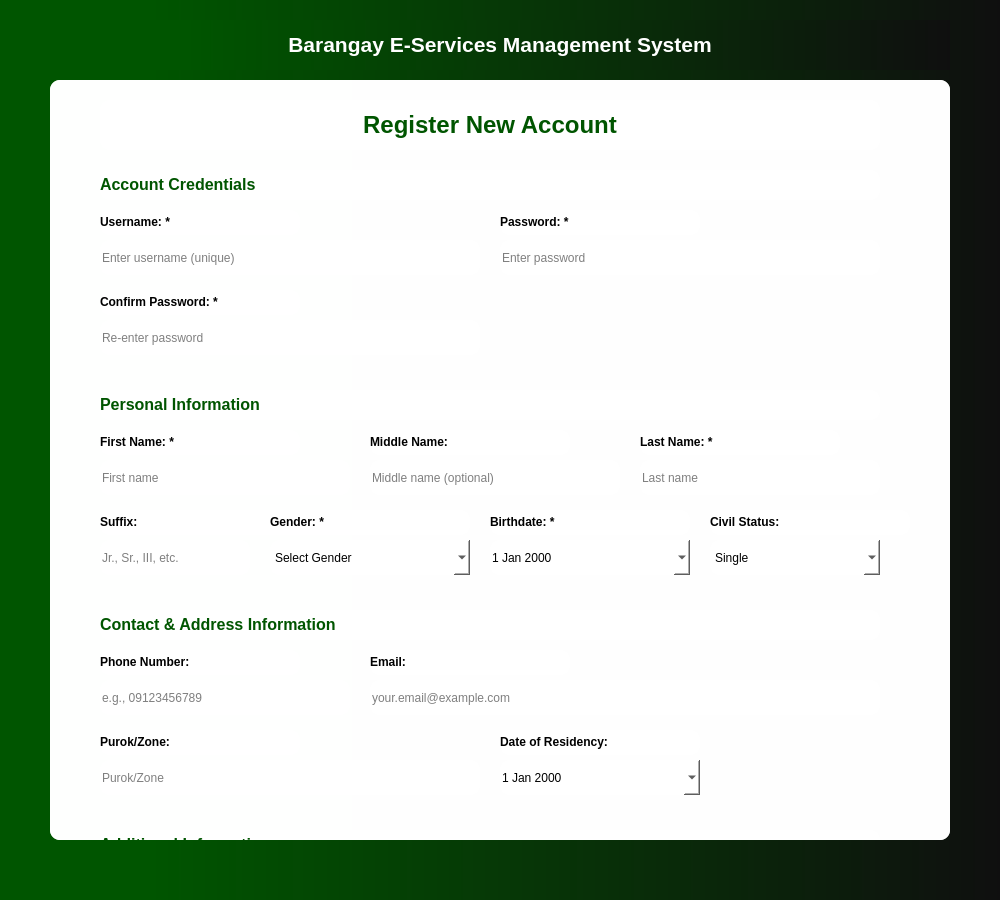
<?xml version="1.0" encoding="UTF-8"?>
<ui version="4.0">
 <class>RegisterDialog</class>
 <widget class="QDialog" name="RegisterDialog">
  <property name="geometry">
   <rect>
    <x>0</x>
    <y>0</y>
    <width>1000</width>
    <height>900</height>
   </rect>
  </property>
  <property name="windowTitle">
   <string>Register New Account — Barangay E-Services</string>
  </property>
  <property name="styleSheet">
   <string notr="true">background-color: qlineargradient(spread:pad, x1:0, y1:0, x2:1, y2:0, stop:0.149254 rgba(0, 85, 0, 255), stop:1 rgba(15, 15, 15, 255));</string>
  </property>
  
  <!-- Main Container with Scroll Area -->
  <widget class="QScrollArea" name="scrollArea">
   <property name="geometry">
    <rect>
     <x>50</x>
     <y>80</y>
     <width>900</width>
     <height>760</height>
    </rect>
   </property>
   <property name="widgetResizable">
    <bool>true</bool>
   </property>
   <property name="styleSheet">
    <string notr="true">background-color: rgba(255, 255, 255, 0.95); border-radius: 10px;</string>
   </property>
   <widget class="QWidget" name="scrollAreaWidgetContents">
    <property name="geometry">
     <rect>
      <x>0</x>
      <y>0</y>
      <width>880</width>
      <height>1400</height>
     </rect>
    </property>
    
    <!-- Title -->
    <widget class="QLabel" name="labelTitle">
     <property name="geometry">
      <rect>
       <x>50</x>
       <y>20</y>
       <width>780</width>
       <height>50</height>
      </rect>
     </property>
     <property name="font">
      <font>
       <pointsize>18</pointsize>
       <weight>75</weight>
       <bold>true</bold>
      </font>
     </property>
     <property name="text">
      <string>&lt;html&gt;&lt;head/&gt;&lt;body&gt;&lt;p align="center"&gt;&lt;span style=" color:#005500;"&gt;Register New Account&lt;/span&gt;&lt;/p&gt;&lt;/body&gt;&lt;/html&gt;</string>
     </property>
    </widget>
    
    <!-- SECTION 1: Account Credentials -->
    <widget class="QLabel" name="labelSection1">
     <property name="geometry">
      <rect>
       <x>50</x>
       <y>90</y>
       <width>780</width>
       <height>30</height>
      </rect>
     </property>
     <property name="font">
      <font>
       <pointsize>12</pointsize>
       <weight>75</weight>
       <bold>true</bold>
      </font>
     </property>
     <property name="text">
      <string>&lt;html&gt;&lt;head/&gt;&lt;body&gt;&lt;p&gt;&lt;span style=" color:#005500;"&gt;Account Credentials&lt;/span&gt;&lt;/p&gt;&lt;/body&gt;&lt;/html&gt;</string>
     </property>
    </widget>
    
    <!-- Username -->
    <widget class="QLabel" name="labelUsername">
     <property name="geometry">
      <rect>
       <x>50</x>
       <y>130</y>
       <width>200</width>
       <height>25</height>
      </rect>
     </property>
     <property name="text">
      <string>&lt;html&gt;&lt;head/&gt;&lt;body&gt;&lt;p&gt;&lt;span style=" font-weight:600;"&gt;Username: *&lt;/span&gt;&lt;/p&gt;&lt;/body&gt;&lt;/html&gt;</string>
     </property>
    </widget>
    <widget class="QLineEdit" name="inputUsername">
     <property name="geometry">
      <rect>
       <x>50</x>
       <y>160</y>
       <width>380</width>
       <height>35</height>
      </rect>
     </property>
     <property name="placeholderText">
      <string>Enter username (unique)</string>
     </property>
    </widget>
    
    <!-- Password -->
    <widget class="QLabel" name="labelPassword">
     <property name="geometry">
      <rect>
       <x>450</x>
       <y>130</y>
       <width>200</width>
       <height>25</height>
      </rect>
     </property>
     <property name="text">
      <string>&lt;html&gt;&lt;head/&gt;&lt;body&gt;&lt;p&gt;&lt;span style=" font-weight:600;"&gt;Password: *&lt;/span&gt;&lt;/p&gt;&lt;/body&gt;&lt;/html&gt;</string>
     </property>
    </widget>
    <widget class="QLineEdit" name="inputPassword">
     <property name="geometry">
      <rect>
       <x>450</x>
       <y>160</y>
       <width>380</width>
       <height>35</height>
      </rect>
     </property>
     <property name="echoMode">
      <enum>QLineEdit::Password</enum>
     </property>
     <property name="placeholderText">
      <string>Enter password</string>
     </property>
    </widget>
    
    <!-- Confirm Password -->
    <widget class="QLabel" name="labelConfirmPassword">
     <property name="geometry">
      <rect>
       <x>50</x>
       <y>210</y>
       <width>200</width>
       <height>25</height>
      </rect>
     </property>
     <property name="text">
      <string>&lt;html&gt;&lt;head/&gt;&lt;body&gt;&lt;p&gt;&lt;span style=" font-weight:600;"&gt;Confirm Password: *&lt;/span&gt;&lt;/p&gt;&lt;/body&gt;&lt;/html&gt;</string>
     </property>
    </widget>
    <widget class="QLineEdit" name="inputConfirmPassword">
     <property name="geometry">
      <rect>
       <x>50</x>
       <y>240</y>
       <width>380</width>
       <height>35</height>
      </rect>
     </property>
     <property name="echoMode">
      <enum>QLineEdit::Password</enum>
     </property>
     <property name="placeholderText">
      <string>Re-enter password</string>
     </property>
    </widget>
    
    <!-- SECTION 2: Personal Information -->
    <widget class="QLabel" name="labelSection2">
     <property name="geometry">
      <rect>
       <x>50</x>
       <y>310</y>
       <width>780</width>
       <height>30</height>
      </rect>
     </property>
     <property name="font">
      <font>
       <pointsize>12</pointsize>
       <weight>75</weight>
       <bold>true</bold>
      </font>
     </property>
     <property name="text">
      <string>&lt;html&gt;&lt;head/&gt;&lt;body&gt;&lt;p&gt;&lt;span style=" color:#005500;"&gt;Personal Information&lt;/span&gt;&lt;/p&gt;&lt;/body&gt;&lt;/html&gt;</string>
     </property>
    </widget>
    
    <!-- First Name -->
    <widget class="QLabel" name="labelFirstName">
     <property name="geometry">
      <rect>
       <x>50</x>
       <y>350</y>
       <width>200</width>
       <height>25</height>
      </rect>
     </property>
     <property name="text">
      <string>&lt;html&gt;&lt;head/&gt;&lt;body&gt;&lt;p&gt;&lt;span style=" font-weight:600;"&gt;First Name: *&lt;/span&gt;&lt;/p&gt;&lt;/body&gt;&lt;/html&gt;</string>
     </property>
    </widget>
    <widget class="QLineEdit" name="inputFirstName">
     <property name="geometry">
      <rect>
       <x>50</x>
       <y>380</y>
       <width>250</width>
       <height>35</height>
      </rect>
     </property>
     <property name="placeholderText">
      <string>First name</string>
     </property>
    </widget>
    
    <!-- Middle Name -->
    <widget class="QLabel" name="labelMiddleName">
     <property name="geometry">
      <rect>
       <x>320</x>
       <y>350</y>
       <width>200</width>
       <height>25</height>
      </rect>
     </property>
     <property name="text">
      <string>&lt;html&gt;&lt;head/&gt;&lt;body&gt;&lt;p&gt;&lt;span style=" font-weight:600;"&gt;Middle Name:&lt;/span&gt;&lt;/p&gt;&lt;/body&gt;&lt;/html&gt;</string>
     </property>
    </widget>
    <widget class="QLineEdit" name="inputMiddleName">
     <property name="geometry">
      <rect>
       <x>320</x>
       <y>380</y>
       <width>250</width>
       <height>35</height>
      </rect>
     </property>
     <property name="placeholderText">
      <string>Middle name (optional)</string>
     </property>
    </widget>
    
    <!-- Last Name -->
    <widget class="QLabel" name="labelLastName">
     <property name="geometry">
      <rect>
       <x>590</x>
       <y>350</y>
       <width>200</width>
       <height>25</height>
      </rect>
     </property>
     <property name="text">
      <string>&lt;html&gt;&lt;head/&gt;&lt;body&gt;&lt;p&gt;&lt;span style=" font-weight:600;"&gt;Last Name: *&lt;/span&gt;&lt;/p&gt;&lt;/body&gt;&lt;/html&gt;</string>
     </property>
    </widget>
    <widget class="QLineEdit" name="inputLastName">
     <property name="geometry">
      <rect>
       <x>590</x>
       <y>380</y>
       <width>240</width>
       <height>35</height>
      </rect>
     </property>
     <property name="placeholderText">
      <string>Last name</string>
     </property>
    </widget>
    
    <!-- Suffix -->
    <widget class="QLabel" name="labelSuffix">
     <property name="geometry">
      <rect>
       <x>50</x>
       <y>430</y>
       <width>200</width>
       <height>25</height>
      </rect>
     </property>
     <property name="text">
      <string>&lt;html&gt;&lt;head/&gt;&lt;body&gt;&lt;p&gt;&lt;span style=" font-weight:600;"&gt;Suffix:&lt;/span&gt;&lt;/p&gt;&lt;/body&gt;&lt;/html&gt;</string>
     </property>
    </widget>
    <widget class="QLineEdit" name="inputSuffix">
     <property name="geometry">
      <rect>
       <x>50</x>
       <y>460</y>
       <width>150</width>
       <height>35</height>
      </rect>
     </property>
     <property name="placeholderText">
      <string>Jr., Sr., III, etc.</string>
     </property>
    </widget>
    
    <!-- Gender -->
    <widget class="QLabel" name="labelGender">
     <property name="geometry">
      <rect>
       <x>220</x>
       <y>430</y>
       <width>200</width>
       <height>25</height>
      </rect>
     </property>
     <property name="text">
      <string>&lt;html&gt;&lt;head/&gt;&lt;body&gt;&lt;p&gt;&lt;span style=" font-weight:600;"&gt;Gender: *&lt;/span&gt;&lt;/p&gt;&lt;/body&gt;&lt;/html&gt;</string>
     </property>
    </widget>
    <widget class="QComboBox" name="comboGender">
     <property name="geometry">
      <rect>
       <x>220</x>
       <y>460</y>
       <width>200</width>
       <height>35</height>
      </rect>
     </property>
     <item>
      <property name="text">
       <string>Select Gender</string>
      </property>
     </item>
     <item>
      <property name="text">
       <string>Male</string>
      </property>
     </item>
     <item>
      <property name="text">
       <string>Female</string>
      </property>
     </item>
     <item>
      <property name="text">
       <string>Other</string>
      </property>
     </item>
    </widget>
    
    <!-- Birthdate -->
    <widget class="QLabel" name="labelBirthdate">
     <property name="geometry">
      <rect>
       <x>440</x>
       <y>430</y>
       <width>200</width>
       <height>25</height>
      </rect>
     </property>
     <property name="text">
      <string>&lt;html&gt;&lt;head/&gt;&lt;body&gt;&lt;p&gt;&lt;span style=" font-weight:600;"&gt;Birthdate: *&lt;/span&gt;&lt;/p&gt;&lt;/body&gt;&lt;/html&gt;</string>
     </property>
    </widget>
    <widget class="QDateEdit" name="dateBirthdate">
     <property name="geometry">
      <rect>
       <x>440</x>
       <y>460</y>
       <width>200</width>
       <height>35</height>
      </rect>
     </property>
     <property name="calendarPopup">
      <bool>true</bool>
     </property>
    </widget>
    
    <!-- Civil Status -->
    <widget class="QLabel" name="labelCivilStatus">
     <property name="geometry">
      <rect>
       <x>660</x>
       <y>430</y>
       <width>200</width>
       <height>25</height>
      </rect>
     </property>
     <property name="text">
      <string>&lt;html&gt;&lt;head/&gt;&lt;body&gt;&lt;p&gt;&lt;span style=" font-weight:600;"&gt;Civil Status:&lt;/span&gt;&lt;/p&gt;&lt;/body&gt;&lt;/html&gt;</string>
     </property>
    </widget>
    <widget class="QComboBox" name="comboCivilStatus">
     <property name="geometry">
      <rect>
       <x>660</x>
       <y>460</y>
       <width>170</width>
       <height>35</height>
      </rect>
     </property>
     <item>
      <property name="text">
       <string>Single</string>
      </property>
     </item>
     <item>
      <property name="text">
       <string>Married</string>
      </property>
     </item>
     <item>
      <property name="text">
       <string>Widowed</string>
      </property>
     </item>
     <item>
      <property name="text">
       <string>Separated</string>
      </property>
     </item>
    </widget>
    
    <!-- SECTION 3: Contact & Address -->
    <widget class="QLabel" name="labelSection3">
     <property name="geometry">
      <rect>
       <x>50</x>
       <y>530</y>
       <width>780</width>
       <height>30</height>
      </rect>
     </property>
     <property name="font">
      <font>
       <pointsize>12</pointsize>
       <weight>75</weight>
       <bold>true</bold>
      </font>
     </property>
     <property name="text">
      <string>&lt;html&gt;&lt;head/&gt;&lt;body&gt;&lt;p&gt;&lt;span style=" color:#005500;"&gt;Contact &amp; Address Information&lt;/span&gt;&lt;/p&gt;&lt;/body&gt;&lt;/html&gt;</string>
     </property>
    </widget>
    
    <!-- Phone Number -->
    <widget class="QLabel" name="labelPhone">
     <property name="geometry">
      <rect>
       <x>50</x>
       <y>570</y>
       <width>200</width>
       <height>25</height>
      </rect>
     </property>
     <property name="text">
      <string>&lt;html&gt;&lt;head/&gt;&lt;body&gt;&lt;p&gt;&lt;span style=" font-weight:600;"&gt;Phone Number:&lt;/span&gt;&lt;/p&gt;&lt;/body&gt;&lt;/html&gt;</string>
     </property>
    </widget>
    <widget class="QLineEdit" name="inputPhone">
     <property name="geometry">
      <rect>
       <x>50</x>
       <y>600</y>
       <width>250</width>
       <height>35</height>
      </rect>
     </property>
     <property name="placeholderText">
      <string>e.g., 09123456789</string>
     </property>
    </widget>
    
    <!-- Email -->
    <widget class="QLabel" name="labelEmail">
     <property name="geometry">
      <rect>
       <x>320</x>
       <y>570</y>
       <width>200</width>
       <height>25</height>
      </rect>
     </property>
     <property name="text">
      <string>&lt;html&gt;&lt;head/&gt;&lt;body&gt;&lt;p&gt;&lt;span style=" font-weight:600;"&gt;Email:&lt;/span&gt;&lt;/p&gt;&lt;/body&gt;&lt;/html&gt;</string>
     </property>
    </widget>
    <widget class="QLineEdit" name="inputEmail">
     <property name="geometry">
      <rect>
       <x>320</x>
       <y>600</y>
       <width>510</width>
       <height>35</height>
      </rect>
     </property>
     <property name="placeholderText">
      <string>your.email@example.com</string>
     </property>
    </widget>
    
    <!-- Purok/Zone -->
    <widget class="QLabel" name="labelPurok">
     <property name="geometry">
      <rect>
       <x>50</x>
       <y>650</y>
       <width>200</width>
       <height>25</height>
      </rect>
     </property>
     <property name="text">
      <string>&lt;html&gt;&lt;head/&gt;&lt;body&gt;&lt;p&gt;&lt;span style=" font-weight:600;"&gt;Purok/Zone:&lt;/span&gt;&lt;/p&gt;&lt;/body&gt;&lt;/html&gt;</string>
     </property>
    </widget>
    <widget class="QLineEdit" name="inputPurok">
     <property name="geometry">
      <rect>
       <x>50</x>
       <y>680</y>
       <width>380</width>
       <height>35</height>
      </rect>
     </property>
     <property name="placeholderText">
      <string>Purok/Zone</string>
     </property>
    </widget>
    
    <!-- Date of Residency -->
    <widget class="QLabel" name="labelResidencyDate">
     <property name="geometry">
      <rect>
       <x>450</x>
       <y>650</y>
       <width>200</width>
       <height>25</height>
      </rect>
     </property>
     <property name="text">
      <string>&lt;html&gt;&lt;head/&gt;&lt;body&gt;&lt;p&gt;&lt;span style=" font-weight:600;"&gt;Date of Residency:&lt;/span&gt;&lt;/p&gt;&lt;/body&gt;&lt;/html&gt;</string>
     </property>
    </widget>
    <widget class="QDateEdit" name="dateResidency">
     <property name="geometry">
      <rect>
       <x>450</x>
       <y>680</y>
       <width>200</width>
       <height>35</height>
      </rect>
     </property>
     <property name="calendarPopup">
      <bool>true</bool>
     </property>
    </widget>
    
    <!-- SECTION 4: Additional Information -->
    <widget class="QLabel" name="labelSection4">
     <property name="geometry">
      <rect>
       <x>50</x>
       <y>750</y>
       <width>780</width>
       <height>30</height>
      </rect>
     </property>
     <property name="font">
      <font>
       <pointsize>12</pointsize>
       <weight>75</weight>
       <bold>true</bold>
      </font>
     </property>
     <property name="text">
      <string>&lt;html&gt;&lt;head/&gt;&lt;body&gt;&lt;p&gt;&lt;span style=" color:#005500;"&gt;Additional Information&lt;/span&gt;&lt;/p&gt;&lt;/body&gt;&lt;/html&gt;</string>
     </property>
    </widget>
    
    <!-- Occupation -->
    <widget class="QLabel" name="labelOccupation">
     <property name="geometry">
      <rect>
       <x>50</x>
       <y>790</y>
       <width>200</width>
       <height>25</height>
      </rect>
     </property>
     <property name="text">
      <string>&lt;html&gt;&lt;head/&gt;&lt;body&gt;&lt;p&gt;&lt;span style=" font-weight:600;"&gt;Occupation:&lt;/span&gt;&lt;/p&gt;&lt;/body&gt;&lt;/html&gt;</string>
     </property>
    </widget>
    <widget class="QLineEdit" name="inputOccupation">
     <property name="geometry">
      <rect>
       <x>50</x>
       <y>820</y>
       <width>380</width>
       <height>35</height>
      </rect>
     </property>
     <property name="placeholderText">
      <string>Your occupation</string>
     </property>
    </widget>
    
    <!-- Resident Status -->
    <widget class="QLabel" name="labelResidentStatus">
     <property name="geometry">
      <rect>
       <x>450</x>
       <y>790</y>
       <width>200</width>
       <height>25</height>
      </rect>
     </property>
     <property name="text">
      <string>&lt;html&gt;&lt;head/&gt;&lt;body&gt;&lt;p&gt;&lt;span style=" font-weight:600;"&gt;Resident Status:&lt;/span&gt;&lt;/p&gt;&lt;/body&gt;&lt;/html&gt;</string>
     </property>
    </widget>
    <widget class="QComboBox" name="comboResidentStatus">
     <property name="geometry">
      <rect>
       <x>450</x>
       <y>820</y>
       <width>200</width>
       <height>35</height>
      </rect>
     </property>
     <item>
      <property name="text">
       <string>Permanent</string>
      </property>
     </item>
     <item>
      <property name="text">
       <string>Temporary</string>
      </property>
     </item>
     <item>
      <property name="text">
       <string>Boarder</string>
      </property>
     </item>
    </widget>
    
    <!-- Registered Voter Checkbox -->
    <widget class="QCheckBox" name="checkRegisteredVoter">
     <property name="geometry">
      <rect>
       <x>50</x>
       <y>880</y>
       <width>300</width>
       <height>25</height>
      </rect>
     </property>
     <property name="text">
      <string>I am a registered voter</string>
     </property>
    </widget>
    
    <!-- Terms and Conditions -->
    <widget class="QCheckBox" name="checkTerms">
     <property name="geometry">
      <rect>
       <x>50</x>
       <y>920</y>
       <width>780</width>
       <height>25</height>
      </rect>
     </property>
     <property name="text">
      <string>I agree to the Terms and Conditions and Privacy Policy</string>
     </property>
    </widget>
    
    <!-- Buttons -->
    <widget class="QPushButton" name="btnRegister">
     <property name="geometry">
      <rect>
       <x>350</x>
       <y>980</y>
       <width>180</width>
       <height>45</height>
      </rect>
     </property>
     <property name="font">
      <font>
       <pointsize>11</pointsize>
       <weight>75</weight>
       <bold>true</bold>
      </font>
     </property>
     <property name="styleSheet">
      <string notr="true">background-color: rgb(0, 117, 0); color: white; border-radius: 5px;</string>
     </property>
     <property name="text">
      <string>Register</string>
     </property>
    </widget>
    
    <widget class="QPushButton" name="btnCancel">
     <property name="geometry">
      <rect>
       <x>550</x>
       <y>980</y>
       <width>180</width>
       <height>45</height>
      </rect>
     </property>
     <property name="font">
      <font>
       <pointsize>11</pointsize>
      </font>
     </property>
     <property name="styleSheet">
      <string notr="true">background-color: rgb(200, 200, 200); border-radius: 5px;</string>
     </property>
     <property name="text">
      <string>Cancel</string>
     </property>
    </widget>
    
    <!-- Note about required fields -->
    <widget class="QLabel" name="labelNote">
     <property name="geometry">
      <rect>
       <x>50</x>
       <y>1050</y>
       <width>780</width>
       <height>25</height>
      </rect>
     </property>
     <property name="text">
      <string>&lt;html&gt;&lt;head/&gt;&lt;body&gt;&lt;p&gt;&lt;span style=" font-style:italic; color:#666666;"&gt;* Required fields&lt;/span&gt;&lt;/p&gt;&lt;/body&gt;&lt;/html&gt;</string>
     </property>
    </widget>
    
   </widget>
  </widget>
  
  <!-- Header Title (Outside scroll area) -->
  <widget class="QLabel" name="labelHeader">
   <property name="geometry">
    <rect>
     <x>50</x>
     <y>20</y>
     <width>900</width>
     <height>50</height>
    </rect>
   </property>
   <property name="font">
    <font>
     <pointsize>16</pointsize>
     <weight>75</weight>
     <bold>true</bold>
    </font>
   </property>
   <property name="text">
    <string>&lt;html&gt;&lt;head/&gt;&lt;body&gt;&lt;p align="center"&gt;&lt;span style=" color:#ffffff;"&gt;Barangay E-Services Management System&lt;/span&gt;&lt;/p&gt;&lt;/body&gt;&lt;/html&gt;</string>
   </property>
  </widget>
  
 </widget>
 <resources/>
 <connections/>
</ui>
